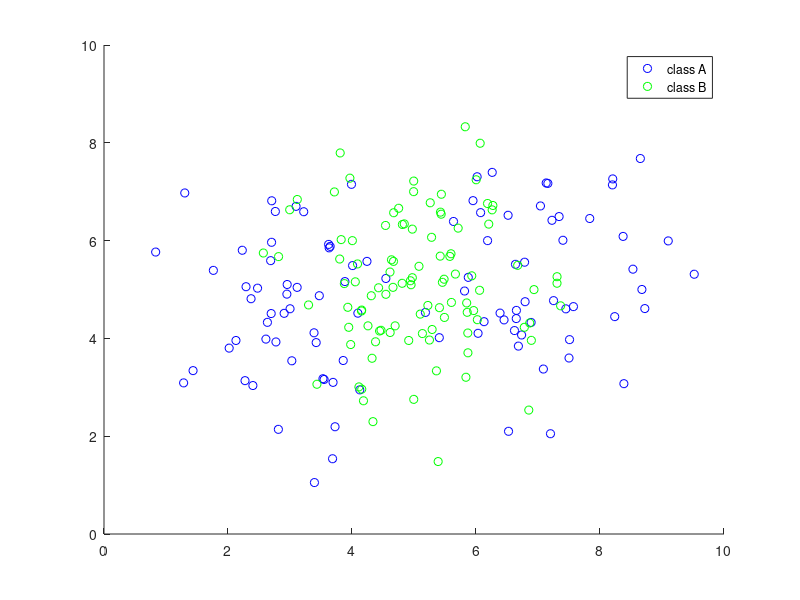

The MATLAB source for this figure: (Note: this script raises an error after producing the figure.)
%loading the data
a = load('data_lvq_A(1).mat');
b = load('data_lvq_B(1).mat');
id = "S4035593";
matA = a.matA;
matB = b.matB;
data = matA+matB;
figure(1);
hold on;
scatter(matA(:,1),matA(:,2),'b');
scatter(matB(:,1),matB(:,2),'g');
legend('class A','class B');
title('Scatter Plot of Data ['+id+']');
% -------------------------------

array1 = zeros(length(matA));
array2 = ones(length(matB));
A = [matA array1];
B = [matB array2];
training_data = [A;B];

rng(1);
training_data = training_data(randperm(length(training_data)),:);

%prototypes for 1-1,1-2,2-1,2-2
prototypes_arr1 = [A(randi(length(A)), :)];
prototypes_arr1 = [prototypes_arr1 ; B(randi(length(B)), :)];
prototypes_arr2 = [A(randi(length(A)), :)];
prototypes_arr2 = [prototypes_arr2 ; B(randi(length(B)), :); B(randi(length(B)), :)];
prototypes_arr3 = [A(randi(length(A)), :); A(randi(length(A)),:)]; 
prototypes_arr3 = [prototypes_arr3 ; B(randi(length(B)), :)];
prototypes_arr4 = [A(randi(length(A)), :); A(randi(length(A)),:)]; 
prototypes_arr4 = [prototypes_arr4 ; B(randi(length(B)), :); B(randi(length(B)), :)];


dispgraph(prototypes_arr1,'1-1',training_data,1);
dispgraph(prototypes_arr2,'1-2',training_data,2);
dispgraph(prototypes_arr3,'2-1',training_data,3);
dispgraph(prototypes_arr4,'2-2',training_data,4);

function dispgraph(prototypes_arr, plot_name, training_data, plot_no)
epochs =25;
learning_rate = 0.01;
id = "S4035593";
wstar_arr = prototypes_arr(:,1:2);
wstar_labels = prototypes_arr(:,3);
error =[];
col =[];

for i=1:epochs
    misclassified = 0;
    for j=1:length(training_data)
        distance =[];
        x = training_data(j,1:2);
        y = training_data(j,3);
        for k = 1:length(wstar_arr)
            distance = [distance ; pdist2(x,wstar_arr(k,:), 'squaredeuclidean')];
        end
        [m,index] = min(distance);
        wstar =wstar_arr(index,:);
        wstar_label = wstar_labels(index);
        wstar_arr(index,:)=wstar + learning_rate *Psi_function(wstar_label,y) *(x-wstar);
        if(Psi_function(wstar_label,y) == -1)
            misclassified = misclassified + 1;
        end
    end
    error = [error; misclassified/length(training_data)];
end
%Displaying the error curve for each prototypes
figure(2);
subplot(2,2,plot_no);
plot(1:epochs,error);
title(strcat('Error curve '+"["+id+"]"',plot_name));
xlabel('Epochs');
ylabel('Error');

 for j = 1:length(training_data)
     distances =[];
     x = training_data(j,1:2);
     y = training_data(j,3);
     for k = 1:length(wstar_arr)
         distances = [distances ; pdist2(x,wstar_arr(k,:), 'squaredeuclidean')];
     end
      [m index] = min(distances);
      if(wstar_labels(index)==0)
          col = [col; [0,1,0]];
      else
          col = [col;[0,0,1]];
      end
 end
%Scatter curve for each prototypes
 figure(3)
 subplot(2,2,plot_no);
 gscatter(training_data(:,1), training_data(:,2),col);
 title(strcat('Scatter Curve '+"["+id+"]"', plot_name));
 legend("Dataset B","Dataset A");
end


function sign = Psi_function(y_pred, y_true)
if y_pred == y_true
    sign = 1;
else
    sign = -1;
end
end
